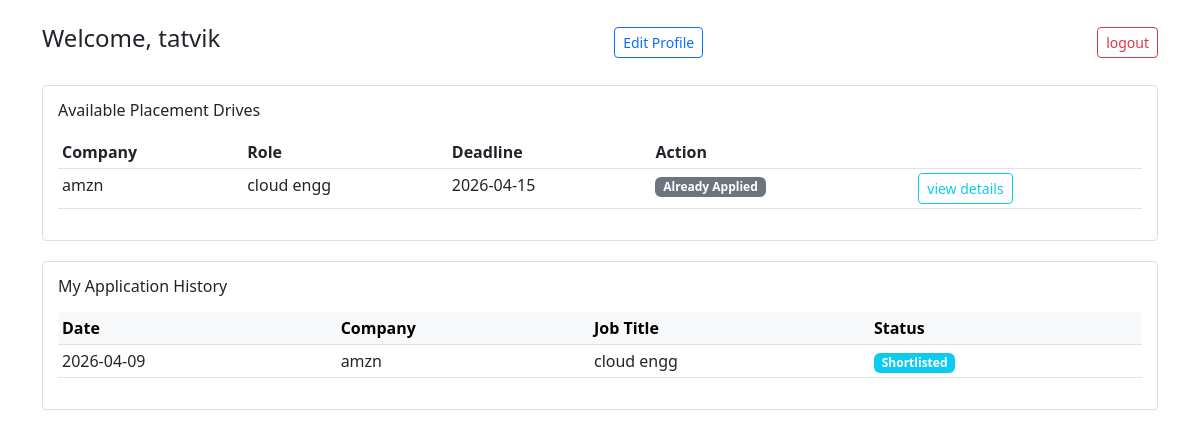
/student/dashboard/3, run on the app's committed database.
### model.py (models this page shows)
class StudentProfile(db.Model):
    __tablename__='student_profiles'
    id=db.Column(db.Integer,primary_key=True)
    user_id=db.Column(db.Integer,db.ForeignKey('users.id'),nullable=False)
    full_name=db.Column(db.String(100),nullable=False)
    contact=db.Column(db.String(20))
    education=db.Column(db.Text)
    skills=db.Column(db.Text)
    resume_path=db.Column(db.String(200))
    applications=db.relationship('Application',backref='student',lazy=True)

class PlacementDrive(db.Model):
    __tablename__='placement_drives'
    id=db.Column(db.Integer,primary_key=True)
    company_id=db.Column(db.Integer,db.ForeignKey('company_profiles.id'),nullable=False)
    job_title=db.Column(db.String(100),nullable=False)
    job_description=db.Column(db.Text,nullable=False)
    eligibility=db.Column(db.Text)
    deadline=db.Column(db.DateTime,nullable=False)
    salary_range=db.Column(db.String(50))
    status=db.Column(db.String(20),default='Pending')
    applications=db.relationship('Application',backref='drive',lazy=True)

class CompanyProfile(db.Model):
    __tablename__='company_profiles'
    id=db.Column(db.Integer,primary_key=True)
    user_id=db.Column(db.Integer,db.ForeignKey('users.id'),nullable=False)
    name=db.Column(db.String(100),nullable=False)
    hr_contact=db.Column(db.String(50))
    website=db.Column(db.String(100))
    industry=db.Column(db.String(50))
    status=db.Column(db.String(20),default='Pending')
    drives=db.relationship('PlacementDrive',backref='company',lazy=True)

class Application(db.Model):
    __tablename__='applications'
    id=db.Column(db.Integer,primary_key=True)
    student_id=db.Column(db.Integer,db.ForeignKey('student_profiles.id'),nullable=False)
    drive_id=db.Column(db.Integer,db.ForeignKey('placement_drives.id'),nullable=False)
    date_applied=db.Column(db.DateTime,default=datetime.now)
    status=db.Column(db.String(20),default='Applied')
    __table_args__=(
        db.UniqueConstraint('student_id','drive_id',name='_student_drive_uc'),
    )

### app.py (the view)
@app.route('/student/dashboard/<int:user_id>')
def student_dashboard(user_id):
    user=User.query.get(user_id)
    student=user.student_profile
    all_drives=PlacementDrive.query.filter_by(status='Approved').all()
    my_applications=Application.query.filter_by(student_id=student.id).all()
    applied_drive_ids=[app.drive_id for app in my_applications]
    return render_template('student_dashboard.html',
        student=student,
        drives=all_drives,
        my_apps=my_applications,
        applied_ids=applied_drive_ids,
        user_id=user_id)

### templates/student_dashboard.html (shortened to what this page needs)
<!DOCTYPE html>
<html>
<head>
    <link href="https://cdn.jsdelivr.net/npm/bootstrap@5.3.0/dist/css/bootstrap.min.css" rel="stylesheet">
</head>
<body class="container py-4">
    <div class="d-flex justify-content-between align-items-center mb-4">
        <h4>Welcome, {{ student.full_name }}</h4>
        <a href="/student/profile/{{ user_id }}" class="btn btn-sm btn-outline-primary">Edit Profile</a>
        <a href="/" class="btn btn-sm btn-outline-danger">logout</a>
    </div>
    <div class="box">
        <h6>Available Placement Drives</h6>
        <table class="table table-sm mt-3">
            <thead>
                <tr><th>Company</th><th>Role</th><th>Deadline</th><th>Action</th><th> </th></tr>
            </thead>
            <tbody>
                {% for d in drives %}
                <tr>
                    <td>{{ d.company.name }}</td>
                    <td>{{ d.job_title }}</td>
                    <td>{{ d.deadline.strftime('%Y-%m-%d') }}</td>
                    <td>
                        {% if d.id in applied_ids %}
                            <span class="badge bg-secondary">Already Applied</span>
                        {% else %}
                            <a href="/student/apply/{{ d.id }}/{{ user_id }}" class="btn btn-sm btn-primary">Apply Now</a>
                        {% endif %}
                    </td>
                    <td><a href="/drive/details/{{ d.id }}/{{ user_id }}" class="btn btn-sm btn-outline-info">view details</a></td>
                </tr>
                {% else %}
                <tr><td colspan="4" class="text-center text-muted">No active drives available.</td></tr>
                {% endfor %}
            </tbody>
        </table>
    </div>
    <div class="box">
        <h6>My Application History</h6>
        <table class="table table-sm mt-3">
            <thead class="table-light">
                <tr><th>Date</th><th>Company</th><th>Job Title</th><th>Status</th></tr>
            </thead>
            <tbody>
                {% for app in my_apps %}
                <tr>
                    <td>{{ app.date_applied.strftime('%Y-%m-%d') }}</td>
                    <td>{{ app.drive.company.name }}</td>
                    <td>{{ app.drive.job_title }}</td>
                    <td>
                        <span class="badge
                            {% if app.status == 'Selected' %}bg-success
                            {% elif app.status == 'Rejected' %}bg-danger
                            {% elif app.status == 'Shortlisted' %}bg-info
                            {% else %}bg-warning text-dark{% endif %}">
                            {{ app.status }}
                        </span>
                    </td>
                </tr>
                {% else %}
                <tr><td colspan="4" class="text-center text-muted">You haven't applied to any drives yet.</td></tr>
                {% endfor %}
            </tbody>
        </table>
    </div>
</body>
</html>

### templates/student_dashboard.html (style rules this page uses)
.box { border: 1px solid #ddd; padding: 15px; margin-bottom: 20px; border-radius: 4px; }

### data on the page
StudentProfile: full_name "tatvik"
PlacementDrive: company.name "amzn", job_title "cloud engg", deadline "2026-04-15", shows "Already Applied"
Application: date_applied "2026-04-09", drive.company.name "amzn", drive.job_title "cloud engg", status "Shortlisted"
